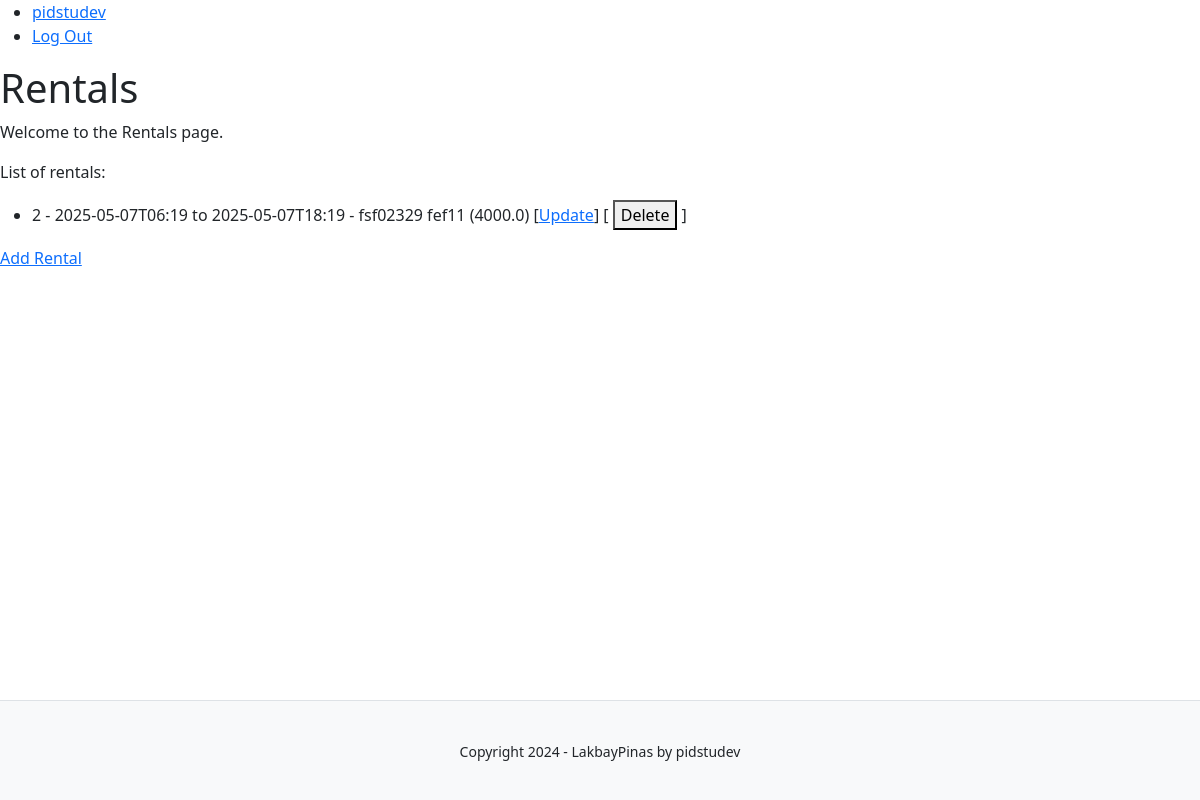
/van/ (signed in), run on the app's committed database.
### tables this page shows
CREATE TABLE user (
    id INTEGER PRIMARY KEY AUTOINCREMENT,
    username TEXT UNIQUE NOT NULL,
    password TEXT NOT NULL,
    email TEXT NOT NULL,
    phone_number TEXT NOT NULL
);

CREATE TABLE van_manager_app (
    id INTEGER PRIMARY KEY AUTOINCREMENT,
    user_id INTEGER NOT NULL,
    rental_date_from DATETIME NOT NULL,
    rental_date_to DATETIME NOT NULL,
    client_contact TEXT NOT NULL,
    pickup_location TEXT NOT NULL,
    destination TEXT NOT NULL,
    agreed_price REAL NOT NULL,
    completed BOOLEAN NOT NULL DEFAULT 0,
    created TIMESTAMP NOT NULL DEFAULT CURRENT_TIMESTAMP,
    FOREIGN KEY (user_id) REFERENCES user (id)  
);

### main/van_manager.py (the view)
@bp.route('/', methods=['GET'])
@login_required
def index():
    db = get_db()
    rentals = db.execute(
        'SELECT * FROM van_manager_app WHERE user_id = ? ORDER BY created DESC',
        (g.user['id'],)
    ).fetchall()
    return render_template('van_manager/rentals.html', rentals=rentals)

### main/auth.py (called while the page is built)
@bp.before_app_request
def load_logged_in_user():
    user_id = session.get('user_id')
    if user_id is None:
        g.user = None
    else:
        g.user = get_db().execute(
            'SELECT * FROM user WHERE id = ?', (user_id,)
        ).fetchone()

def login_required(view):
    @functools.wraps(view)
    def wrapped_view(**kwargs):
        if g.user is None:
            return redirect(url_for('auth.login'))
        return view(**kwargs)
    return wrapped_view

### main/db.py (called while the page is built)
def get_db():
    if 'db' not in g:
        g.db = sqlite3.connect(
            current_app.config['DATABASE'],
            detect_types=sqlite3.PARSE_DECLTYPES,
        )
        g.db.row_factory = sqlite3.Row
    return g.db

### main/templates/van_manager/rentals.html (shortened to what this page needs)
{% extends "base.html" %}
{% block header %}
<h1>Rentals</h1>
{% endblock %}
{% block content %}
<p>Welcome to the Rentals page.</p>
<p>List of rentals:</p>
<ul>
    {% for rental in rentals %}
    <li>
        {{ rental.id }} - {{ rental.rental_date_from }} to {{ rental.rental_date_to }} - {{ rental.destination }} ({{ rental.agreed_price }})
        [<a href="{{ url_for('van_manager.update_rental', id=rental.id) }}">Update</a>]
        [<form action="{{ url_for('van_manager.delete_rental', id=rental.id) }}" method="post" style="display:inline">
            <button type="submit">Delete</button>
        </form>]
    </li>
    {% endfor %}
</ul>
<a href="{{ url_for('van_manager.add_rental') }}">Add Rental</a>
{% endblock %}

### main/templates/base.html (shortened to what this page needs)
<!DOCTYPE html>
<html lang="en">
<head>
    <link rel="stylesheet" href="{{ url_for('static', filename='styles.css') }}">
    <link href="https://cdn.jsdelivr.net/npm/bootstrap@5.3.3/dist/css/bootstrap.min.css" rel="stylesheet">
</head>
<body>
    {% block navbar %}
    <nav>
        <ul>
            {% if g.user %}
                <li><a href="{{ url_for('van_manager.index') }}">{{ g.user['username'] }}</a></li>
                <li><a href="{{ url_for('auth.logout') }}">Log Out</a></li>
            {% else %}
                <li><a href="{{ url_for('auth.register') }}">Register</a></li>
                <li><a href="{{ url_for('auth.login') }}">Log In</a></li>
            {% endif %}
        </ul>
    </nav>
    {% endblock %}
    <section class="content">
        <header>
            {% block header %}{% endblock %}
        </header>
        {% block content %}
        {% endblock %}
        <footer>
            <small>Copyright 2024 - LakbayPinas by pidstudev</small>
        </footer>
    </section>
</body>
</html>

### main/static/styles.css (style rules this page uses)
html { position: relative; min-height: 100%; }
body { margin-bottom: 100px; padding-bottom: 100px; }
footer { position: absolute; bottom: 0; width: 100%; height: 100px; background-color: #f8f9fa; color: #212529; border-top: 1px solid #dee2e6; text-align: center; line-height: 100px; }

### data on the page
user: user.username "pidstudev"
van_manager_app: id "2", rental_date_from "2025-05-07T06:19", rental_date_to "2025-05-07T18:19", destination "fsf02329 fef11", agreed_price "4000.0"
